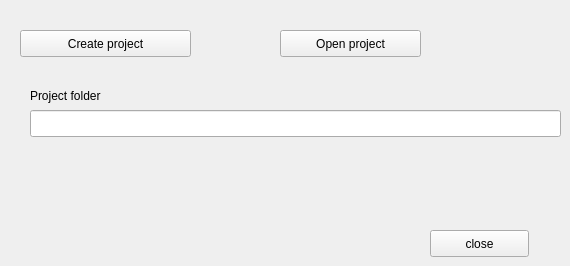
    <widget class="QWidget" name="tab_6">
     <attribute name="title">
      <string>Project setting</string>
     </attribute>
     <widget class="QPushButton" name="createProjectButton">
      <property name="geometry">
       <rect>
        <x>20</x>
        <y>30</y>
        <width>171</width>
        <height>27</height>
       </rect>
      </property>
      <property name="text">
       <string>Create project</string>
      </property>
     </widget>
     <widget class="QLabel" name="label_20">
      <property name="geometry">
       <rect>
        <x>30</x>
        <y>80</y>
        <width>481</width>
        <height>31</height>
       </rect>
      </property>
      <property name="text">
       <string>Project folder</string>
      </property>
     </widget>
     <widget class="QPushButton" name="openProjectButton">
      <property name="geometry">
       <rect>
        <x>280</x>
        <y>30</y>
        <width>141</width>
        <height>27</height>
       </rect>
      </property>
      <property name="text">
       <string>Open project</string>
      </property>
     </widget>
     <widget class="QLineEdit" name="folderName">
      <property name="geometry">
       <rect>
        <x>30</x>
        <y>110</y>
        <width>531</width>
        <height>27</height>
       </rect>
      </property>
     </widget>
     <widget class="QPushButton" name="closeProjectButton">
      <property name="geometry">
       <rect>
        <x>430</x>
        <y>230</y>
        <width>99</width>
        <height>27</height>
       </rect>
      </property>
      <property name="text">
       <string>close</string>
      </property>
     </widget>
    </widget>
